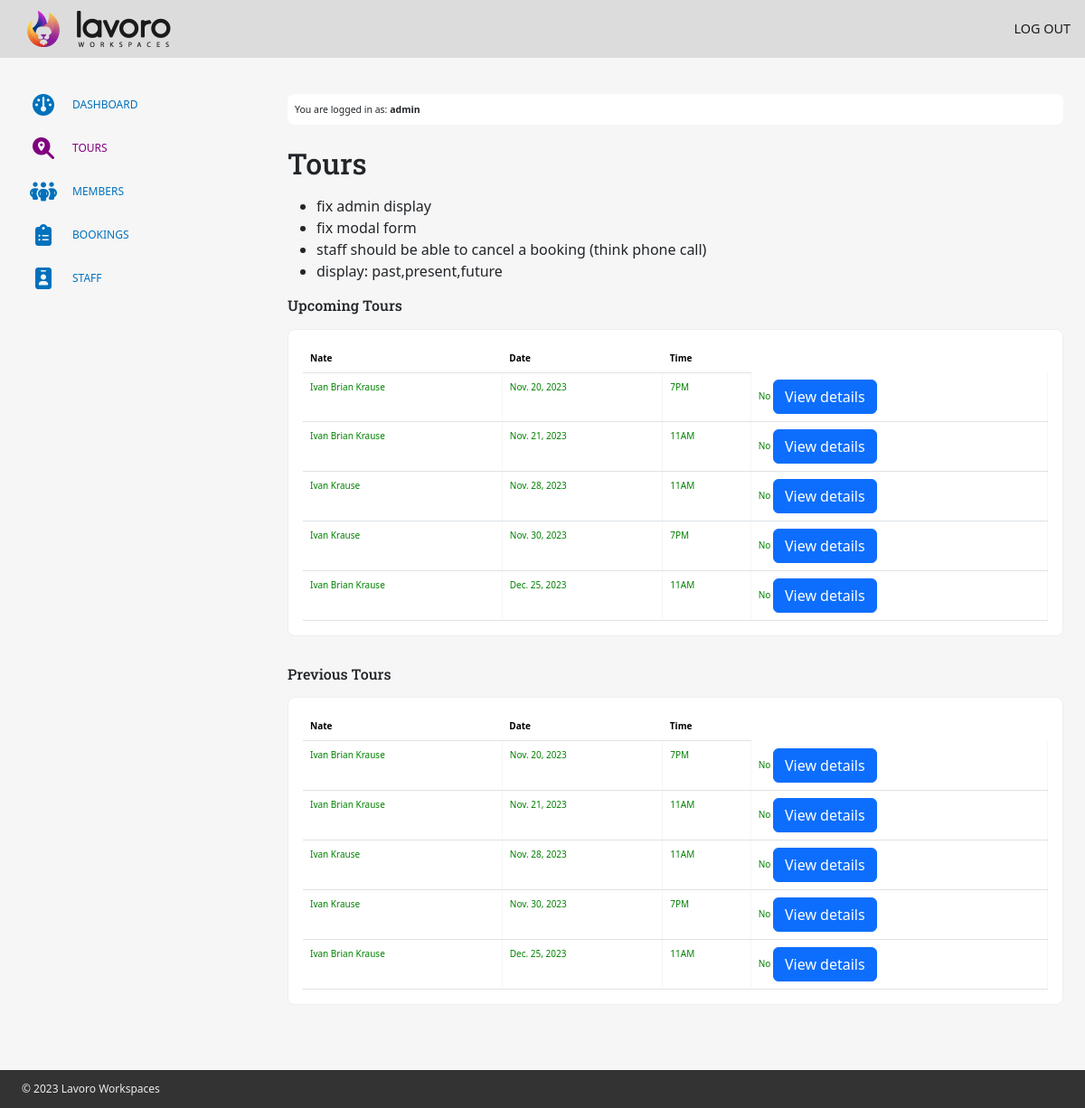
/dashboard/tours/ (signed in), run on the app's committed database.
### booking/models.py (models this page shows)
class Demonstration(models.Model):
    phone_regex = RegexValidator(
        regex=r'^\+?1?\d{9,15}$',
        message="Phone number must be entered in the format: '+999999999'. Up to 15 digits allowed."
    )
    SLOTS = (
        ("11AM", "11AM"),
        ("2PM", "2PM"),
        ("7PM", "7PM"),
    )
    demo_guest = models.CharField(max_length=255, default="")
    demo_email = models.EmailField(max_length=255, default="")
    demo_phone = models.CharField(validators=[phone_regex], max_length=17, blank=True)
    demo_date = models.DateField()
    demo_time = models.CharField(max_length=4, choices=SLOTS, default="11AM")
    created = models.DateTimeField(default=datetime.now)

### dashboard/views.py (the view)
# urls.py: path('tours/', views.tours, name='tours'),
@login_required
def tours(request):
    tour_data = Demonstration.objects.all().order_by('demo_date')
    return render(request, 'tours.html', {'tour_data': tour_data})

### dashboard/templates/tours.html (shortened to what this page needs)
{% extends 'base_dashboard.html' %}
{% block dashboard_content %}
    <h2>Tours</h2>
    <ul>
        <li>fix admin display</li>
        <li>fix modal form</li>
        <li>staff should be able to cancel a booking (think phone call)</li>
        <li>display: past,present,future</li>
    </ul>
    <h6>Upcoming Tours</h6>
    <div class="content">
        <table class="table">
            <thead>
            <tr>
                <th scope="col">Nate</th>
                <th scope="col">Date</th>
                <th scope="col">Time</th>
            </tr>
            </thead>
            <tbody>
                {% for item in tour_data %}
                    <tr class="{% if item.cancel %}red{% else%}green{% endif%}">
                        <td>{{ item.demo_guest }}</td>
                        <td>{{ item.demo_date }}</td>
                        <td>{{ item.demo_time }}</td>
                        <td>
                            {% if item.cancel %}<span style="color:red">Yes</span>{% else%}<span style="color:green">No</span>{% endif%}
                            <button type="button" class="btn btn-primary" data-bs-toggle="modal" data-bs-target="#exampleModal">
                                View details
                            </button>
                        </td>
                    </tr>
                {% endfor %}
            </tbody>
        </table>
    </div>
    <h6>Previous Tours</h6>
    <div class="content">
        <table class="table">
            <thead>
            <tr>
                <th scope="col">Nate</th>
                <th scope="col">Date</th>
                <th scope="col">Time</th>
            </tr>
            </thead>
            <tbody>
                {% for item in tour_data %}
                    <tr class="{% if item.cancel %}red{% else%}green{% endif%}">
                        <td>{{ item.demo_guest }}</td>
                        <td>{{ item.demo_date }}</td>
                        <td>{{ item.demo_time }}</td>
                        <td>
                            {% if item.cancel %}<span style="color:red">Yes</span>{% else%}<span style="color:green">No</span>{% endif%}
                            <button type="button" class="btn btn-primary" data-bs-toggle="modal" data-bs-target="#exampleModal">
                                View details
                            </button>
                        </td>
                    </tr>
                {% endfor %}
            </tbody>
        </table>
    </div>
{% endblock %}

### dashboard/templates/base_dashboard.html (shortened to what this page needs)
{% extends 'base.html' %}
{% load account %}
{% block content %}
    {% if user.is_authenticated  %}
        {% if user.is_staff %}
            <div class="container-fluid p-4">
                <div class="row">
                    <div class="col-xs-12 col-sm-12 col-md-3">
                        <aside>
                            <nav>
                                <ul>
                                    <li>
                                        <a href="{% url 'dashboard' %}">
                                            <i class="fa-solid fa-gauge"></i>
                                            <small>dashboard</small>
                                        </a>
                                    </li>
                                    <li>
                                        <a href="{% url 'tours' %}">
                                            <i class="fa-solid fa-magnifying-glass-location"></i>
                                            <small>tours</small>
                                        </a>
                                    </li>
                                    <li>
                                        <a href="{% url 'members' %}">
                                            <i class="fa-solid fa-people-group"></i>
                                            <small>members</small>
                                        </a>
                                    </li>
                                    <li>
                                        <a href="{% url 'bookings' %}">
                                            <i class="fa-solid fa-clipboard-list"></i>
                                            <small>bookings</small>
                                        </a>
                                    </li>
                                    {% if user.is_superuser %}
                                    <li>
                                        <a href="{% url 'staff' %}">
                                            <i class="fa-solid fa-id-badge"></i>
                                            <small>staff</small>
                                        </a>
                                    </li>
                                    {% endif %}
                                </ul>
                            </nav>
                        </aside>
                    </div>
                    <div class="col-xs-12 col-sm-12 col-md-9">
                        <article>
                            <header>
                                <small>You are logged in as: <strong>{{ user.username }}</strong></small>
                            </header>
                            <div>
                                {% block dashboard_content %}{% endblock %}
                            </div>
                        </article>
                    </div>
                </div>
            </div>
        {% endif %}
    {% else %}
        <a href="{% url 'account_login' %}" class="loggedOut">Please sign in to view this page.</a>
    {% endif %}
{% endblock %}

### static/css/styles.css (style rules this page uses)
body { margin: 0; font-size: 16px; background-color: #fff; }
* { box-sizing: border-box; }
a { text-decoration: none; color: inherit; }
h1, h2, h3, h4, h5, h6 { font-family: "Roboto Slab", serif; }
h6 { margin: 1em 0; }
header, footer, main, nav, section, aside, article { display: block; float: left; width: 100%; }
main a { color: #0071BC; }
main section aside { float: left; width: 100%; }
main section aside nav { float: left; width: 100%; padding: 1em 0; }
main section aside nav ul { float: left; margin: 0; width: 100%; padding: 0; list-style: none; }
main section aside nav ul li { width: auto; padding: 0 0 24px 0; text-align: center; }
main section aside nav ul li a { padding: 8px; line-height: 24px; width: auto; }
main section aside nav ul li a i { font-size: 24px; float: left; width: 48px; height: 24px; margin: 0 auto; border-radius: 8px; padding: 0; }
main section aside nav ul li a small { float: left; width: auto; font-size: 12px; white-space: nowrap; margin-left: 8px; text-transform: uppercase; }
main section article { padding: 1em 0; }
main section article h2 { margin: 0.5em 0; }
main section article header { background-color: #fff; border-radius: 8px; margin: 0 0 2em 0; padding: 8px; font-size: 12px; }
main section article .content { border: 1px solid #eee; border-radius: 8px; background-color: #fff; padding: 1em; margin-bottom: 2em; }
main section article table { margin: 0 !important; font-size: 10px !important; }
main section article table tr:nth-child(odd) { background-color: #f6f6f6; }
main section article table tr:nth-child(even) { background-color: #fff; }
main section article table tr td { padding: 8px; border-right: 1px solid #f6f6f6; }
main section article table tr.green td { color: green; }
.active { color: purple !important; }

### data on the page
Demonstration: demo_guest "Ivan Brian Krause", demo_date "Nov. 20, 2023", demo_time "7PM"
Demonstration: demo_guest "Ivan Brian Krause", demo_date "Nov. 21, 2023", demo_time "11AM"
Demonstration: demo_guest "Ivan Krause", demo_date "Nov. 28, 2023", demo_time "11AM"
Demonstration: demo_guest "Ivan Krause", demo_date "Nov. 30, 2023", demo_time "7PM"
Demonstration: demo_guest "Ivan Brian Krause", demo_date "Dec. 25, 2023", demo_time "11AM"

### other printed values
{{ user.username }} "admin"
